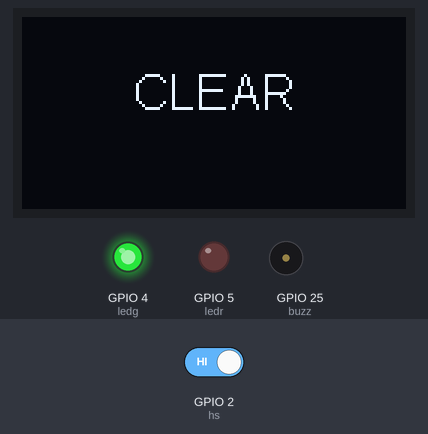
This sketch was run on a simulated ESP32. On the bench: 128×64 one-colour display, output pins drawn as LEDs (lit = HIGH), buzzer (waves = sounding, pin HIGH). The inputs (shaded band) are chosen by the test bench; at power-on: GPIO 2 (hs) HIGH. WiFi joins after 1.5 s; servers stay silent unless stated; what the sketch prints to the serial monitor is not drawn.

Above: at 7.6 s.
7.7 s: GPIO 2 (hs) driven LOW
At 8.1 s:
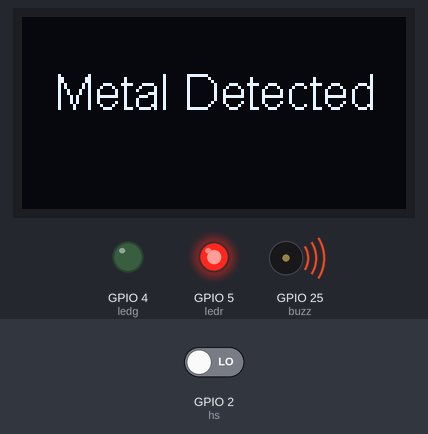
9.3 s: GPIO 2 (hs) driven HIGH
At 11.0 s:
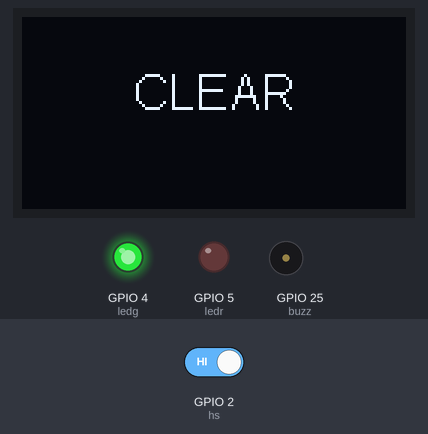
Timing chart, 0 to 12.5 s (numbered marks = the images above; inputs shaded):
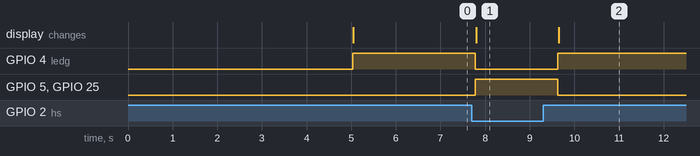

Measured:
- after the input at 7.7 s, GPIO 4 (ledg): HIGH → LOW after 0.07 s; GPIO 5 (ledr), GPIO 25 (buzz): LOW → HIGH after 0.07 s; the display: changes after 0.10 s (image 1)
- after the input at 9.3 s, GPIO 4 (ledg): LOW → HIGH after 0.33 s; GPIO 5 (ledr), GPIO 25 (buzz): HIGH → LOW after 0.33 s; the display: changes after 0.34 s (image 2)

The sketch:

md.ino
```cpp
#include <Wire.h>
#include "SSD1306Wire.h"
#include "ThingSpeak.h"
#include "WiFi.h"

//----------- Enter you Wi-Fi Details---------//
char ssid[] = "Gggrr"; //SSID
char pass[] = "Bheem8933"; // Password
//-------------------------------------------//

WiFiClient  Client;

SSD1306Wire display(0x3c, 21, 22); // SDA: 21, SCL: 22 for ESP32

const int hs=2;
const int buzz=25;
const int ledr=5;
const int ledg=4;


int data =0;  //stores input data of the hall sensor
int bagcount=0;


unsigned long myChannelField =  2421491; // Channel ID
const int ChannelField = 2; // Which channel to write data
const int ChannelField1=1;
const char * myWriteAPIKey = "BP040RBNFEN5X761"; // Your write API Key

void setup() {
  // put your setup code here, to run once:
  Serial.begin(9600);

   WiFi.mode(WIFI_STA);
  ThingSpeak.begin(Client);

  pinMode(hs,INPUT);
  pinMode(buzz,OUTPUT);
  pinMode(ledr,OUTPUT);
  pinMode(ledg,OUTPUT);


  display.init();
  display.clear();
  display.setTextAlignment(TEXT_ALIGN_CENTER);
  display.setFont(ArialMT_Plain_16);

  // Display initial bag count
  displayBagCount();
}

void loop() {
  //put your main code here, to run repeatedly:

  if (WiFi.status() != WL_CONNECTED)
  {
    Serial.print("Attempting to connect to SSID: ");
    Serial.println(ssid);
    while (WiFi.status() != WL_CONNECTED)
    {
      WiFi.begin(ssid, pass);
      Serial.print(".");
      delay(5000);
    }
    Serial.println("\nConnected.");
  }


  display.clear();  // clear the display


  Serial.print("Bags Count: ");
  Serial.println(bagcount);

   data=digitalRead(hs);
   Serial.println(data);

  if(data==LOW){
     digitalWrite(buzz,1);
     digitalWrite(ledg,0);
      digitalWrite(ledr,1);
     Serial.println("metal detected");

      bagcount++;
      displayBagCount();
     displayMetalDetected();
  }
  else{
    Serial.println("metal not detected");
    digitalWrite(buzz,0);
    digitalWrite(ledr,0);
    digitalWrite(ledg,1);
     clear();
    // displayBagCount();

  }
  ThingSpeak.writeField(myChannelField, ChannelField, data, myWriteAPIKey);
   ThingSpeak.writeField(myChannelField, ChannelField1, bagcount, myWriteAPIKey);

  delay(100);
}

void displayBagCount() {

  display.clear();

  display.drawString(128 / 2, 32 / 2, "Bags: " + String(bagcount));

  display.display();
}

void displayMetalDetected() {

  display.clear();

  // Display "Metal Detected" in the center of the OLED screen
  display.drawString(128 / 2, 32 / 2, "Metal Detected");


  display.display();
  delay(200);
}


void clear() {

  display.clear();

  // Display "Metal Detected" in the center of the OLED screen
  display.drawString(128 / 2, 32 / 2, "CLEAR");


  display.display();
  delay(200);
}
```
